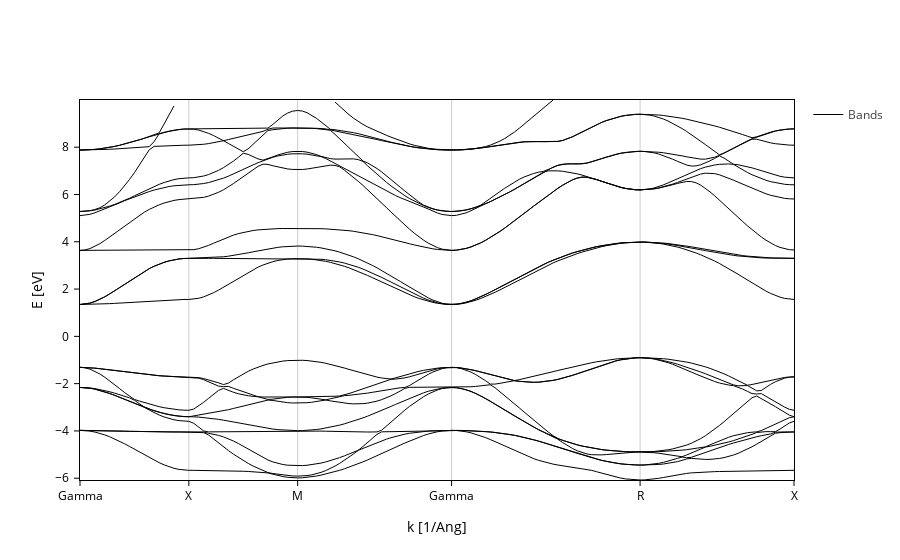

Source (notebook cell):
### Markdown cell above
## Getting the bands that you want

By default, `BandsPlot` gives you **the 15 bands below and above 0 eV** (which is interpreted as the fermi level). 

There are two main ways to specify the bands that you want to display: `Erange` and `bands_range`.

As you may have guessed, `Erange` specifies the energy range that is displayed:

### Code cell
bands_plot.update_inputs(Erange=[-10, 10])

### Figure 1 — Plotly figure (JSON) as saved in the notebook; plotly's stock layout.template omitted (floating-point values rounded to 4 significant figures; data arrays with more than 128 entries replaced by an {"elided": "..."} marker saying what was removed)
{"data": [{"legendgroup": "Bands", "line": {"color": "black", "dash": "solid", "width": 1}, "meta": {}, "mode": "lines", "name": "Bands", "opacity": 1, "type": "scatter", "x": {"elided": "150 float values"}, "y": {"elided": "150 float values"}}, {"legendgroup": "Bands", "line": {"color": "black", "dash": "solid", "width": 1}, "meta": {}, "mode": "lines", "name": "Bands", "opacity": 1, "showlegend": false, "type": "scatter", "x": {"elided": "150 float values"}, "y": {"elided": "150 float values"}}, {"legendgroup": "Bands", "line": {"color": "black", "dash": "solid", "width": 1}, "meta": {}, "mode": "lines", "name": "Bands", "opacity": 1, "showlegend": false, "type": "scatter", "x": {"elided": "150 float values"}, "y": {"elided": "150 float values"}}, {"legendgroup": "Bands", "line": {"color": "black", "dash": "solid", "width": 1}, "meta": {}, "mode": "lines", "name": "Bands", "opacity": 1, "showlegend": false, "type": "scatter", "x": {"elided": "150 float values"}, "y": {"elided": "150 float values"}}, {"legendgroup": "Bands", "line": {"color": "black", "dash": "solid", "width": 1}, "meta": {}, "mode": "lines", "name": "Bands", "opacity": 1, "showlegend": false, "type": "scatter", "x": {"elided": "150 float values"}, "y": {"elided": "150 float values"}}, {"legendgroup": "Bands", "line": {"color": "black", "dash": "solid", "width": 1}, "meta": {}, "mode": "lines", "name": "Bands", "opacity": 1, "showlegend": false, "type": "scatter", "x": {"elided": "150 float values"}, "y": {"elided": "150 float values"}}, {"legendgroup": "Bands", "line": {"color": "black", "dash": "solid", "width": 1}, "meta": {}, "mode": "lines", "name": "Bands", "opacity": 1, "showlegend": false, "type": "scatter", "x": {"elided": "150 float values"}, "y": {"elided": "150 float values"}}, {"legendgroup": "Bands", "line": {"color": "black", "dash": "solid", "width": 1}, "meta": {}, "mode": "lines", "name": "Bands", "opacity": 1, "showlegend": false, "type": "scatter", "x": {"elided": "150 float values"}, "y": {"elided": "150 float values"}}, {"legendgroup": "Bands", "line": {"color": "black", "dash": "solid", "width": 1}, "meta": {}, "mode": "lines", "name": "Bands", "opacity": 1, "showlegend": false, "type": "scatter", "x": {"elided": "150 float values"}, "y": {"elided": "150 float values"}}, {"legendgroup": "Bands", "line": {"color": "black", "dash": "solid", "width": 1}, "meta": {}, "mode": "lines", "name": "Bands", "opacity": 1, "showlegend": false, "type": "scatter", "x": {"elided": "150 float values"}, "y": {"elided": "150 float values"}}, {"legendgroup": "Bands", "line": {"color": "black", "dash": "solid", "width": 1}, "meta": {}, "mode": "lines", "name": "Bands", "opacity": 1, "showlegend": false, "type": "scatter", "x": {"elided": "150 float values"}, "y": {"elided": "150 float values"}}, {"legendgroup": "Bands", "line": {"color": "black", "dash": "solid", "width": 1}, "meta": {}, "mode": "lines", "name": "Bands", "opacity": 1, "showlegend": false, "type": "scatter", "x": {"elided": "150 float values"}, "y": {"elided": "150 float values"}}, {"legendgroup": "Bands", "line": {"color": "black", "dash": "solid", "width": 1}, "meta": {}, "mode": "lines", "name": "Bands", "opacity": 1, "showlegend": false, "type": "scatter", "x": {"elided": "150 float values"}, "y": {"elided": "150 float values"}}, {"legendgroup": "Bands", "line": {"color": "black", "dash": "solid", "width": 1}, "meta": {}, "mode": "lines", "name": "Bands", "opacity": 1, "showlegend": false, "type": "scatter", "x": {"elided": "150 float values"}, "y": {"elided": "150 float values"}}, {"legendgroup": "Bands", "line": {"color": "black", "dash": "solid", "width": 1}, "meta": {}, "mode": "lines", "name": "Bands", "opacity": 1, "showlegend": false, "type": "scatter", "x": {"elided": "150 float values"}, "y": {"elided": "150 float values"}}, {"legendgroup": "Bands", "line": {"color": "black", "dash": "solid", "width": 1}, "meta": {}, "mode": "lines", "name": "Bands", "opacity": 1, "showlegend": false, "type": "scatter", "x": {"elided": "150 float values"}, "y": {"elided": "150 float values"}}, {"legendgroup": "Bands", "line": {"color": "black", "dash": "solid", "width": 1}, "meta": {}, "mode": "lines", "name": "Bands", "opacity": 1, "showlegend": false, "type": "scatter", "x": {"elided": "150 float values"}, "y": {"elided": "150 float values"}}, {"legendgroup": "Bands", "line": {"color": "black", "dash": "solid", "width": 1}, "meta": {}, "mode": "lines", "name": "Bands", "opacity": 1, "showlegend": false, "type": "scatter", "x": {"elided": "150 float values"}, "y": {"elided": "150 float values"}}, {"legendgroup": "Bands", "line": {"color": "black", "dash": "solid", "width": 1}, "meta": {}, "mode": "lines", "name": "Bands", "opacity": 1, "showlegend": false, "type": "scatter", "x": {"elided": "150 float values"}, "y": {"elided": "150 float values"}}, {"legendgroup": "Bands", "line": {"color": "black", "dash": "solid", "width": 1}, "meta": {}, "mode": "lines", "name": "Bands", "opacity": 1, "showlegend": false, "type": "scatter", "x": {"elided": "150 float values"}, "y": {"elided": "150 float values"}}], "layout": {"scene": {"xaxis": {"range": [0.0, 2.815], "showgrid": true, "ticktext": ["Gamma", "X", "M", "Gamma", "R", "X"], "tickvals": [0.0, 0.4291, 0.8583, 1.465, 2.208, 2.815], "title": {"text": "k [1/Ang]"}}, "yaxis": {"range": [-6.075, 9.996], "title": {"text": "E [eV]"}}}, "xaxis": {"range": [0.0, 2.815], "showgrid": true, "ticktext": ["Gamma", "X", "M", "Gamma", "R", "X"], "tickvals": [0.0, 0.4291, 0.8583, 1.465, 2.208, 2.815], "title": {"text": "k [1/Ang]"}}, "yaxis": {"range": [-6.075, 9.996], "title": {"text": "E [eV]"}}}}
